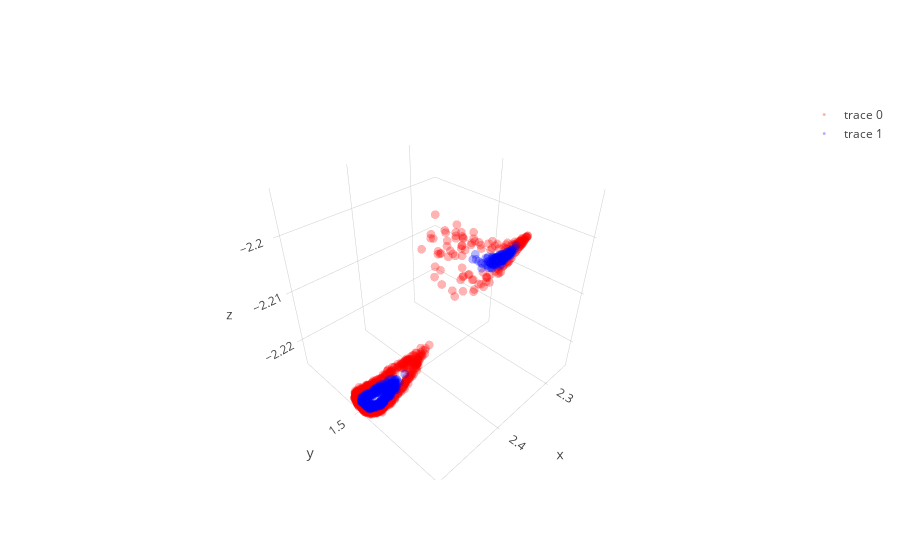

Notebook source saved alongside this figure:
### Code cell
layer1,layer1_var = l1.feed_non(X)
layer2,layer2_var = l2.feed_non(layer1)
layer3,layer3_var = l3.feed_non(layer2)
layer4,layer4_var = l4.feed_linear(layer3)

# show_3D(layer1)  
# show_3D(layer2)    
show_3D(layer3)   

plt.figure(figsize=(8,6))
plt.scatter(layer4[y==0, 0], np.zeros((len(dsad)//2,1)), color='red',  alpha=0.1)
plt.scatter(layer4[y==1, 0], np.zeros((len(dsad)//2,1)), color='blue', alpha=0.1)
plt.show()

### Figure 1 — Plotly figure (JSON) as saved in the notebook; plotly's stock layout.template omitted (floating-point values rounded to 4 significant figures; data arrays with more than 128 entries replaced by an {"elided": "..."} marker saying what was removed)
{"data": [{"line": {"color": "red", "width": 0.5}, "marker": {"opacity": 0.3, "size": 3}, "mode": "markers", "type": "scatter3d", "uid": "dac45615-29a5-42e1-bb9a-2d0283cb3203", "x": {"elided": "650 float values"}, "y": {"elided": "650 float values"}, "z": {"elided": "650 float values"}}, {"line": {"color": "blue", "width": 0.5}, "marker": {"opacity": 0.3, "size": 3}, "mode": "markers", "type": "scatter3d", "uid": "8cbc5ee7-b028-4031-87c7-4fa65f639635", "x": {"elided": "650 float values"}, "y": {"elided": "650 float values"}, "z": {"elided": "650 float values"}}], "layout": {}}
